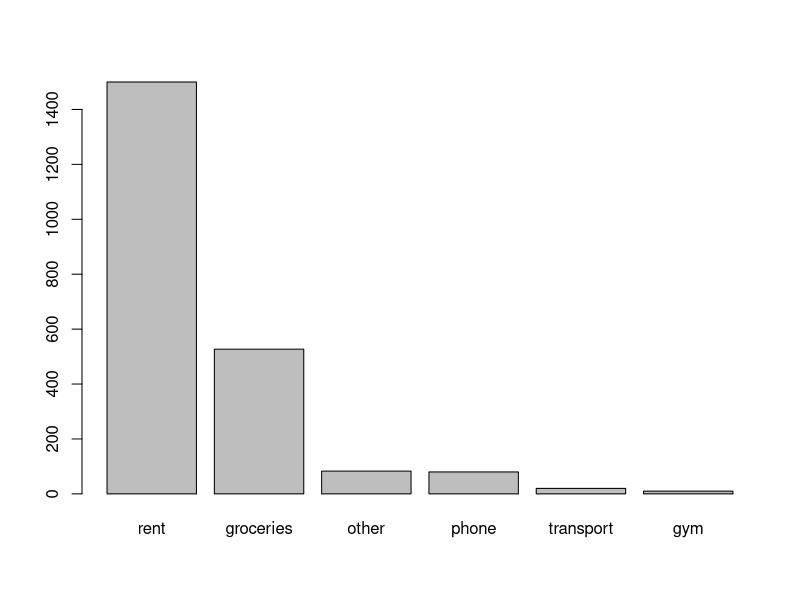

Recreate this plot in R.
## ---- chunk 1
knitr::opts_chunk$set(echo = TRUE)
## ---- chunk 2
phone <- 80
groceries <- 527
transportation <- 20
gym <- 10
rent <- 1500
other <- 83
total <- groceries + gym + other + phone + rent + transportation
total
semester <- total * 5
semester
year <- total * 10
year
expenses <- c(phone, transportation, groceries, gym, rent, other)
expenses <- sort(expenses, decreasing=TRUE)
name <- c('rent', 'groceries', 'other', 'phone', 'transport', 'gym')
barplot(expenses, names.arg = name)
## ---- chunk 3
c = sqrt(3^2 + 4^2)
n = 5
k = 2
p = 0.5
n_choose_k <- factorial(n)/(factorial(k)*factorial(n-k))
binomial <- n_choose_k * p^k * (1-p)^(n-k)
binomial
binomial <- choose(n,k) * p^k * (1-p)^(n-k)
binomial
three_sixes <- choose(10,3)*(1/6)^3 * (1-(1/6))^(10-3)
three_sixes
help.search("binomial")
twohead_5toss <- dbinom(2, 5, 1/2, log = FALSE)
twohead_5toss
threesix_threeroll <- dbinom(3, 3, 1/6, log = FALSE)
threesix_threeroll
twohead_5toss_newp <- dbinom(2, 5, 0.35, log = FALSE)
twohead_5toss_newp
morethanthree <- dbinom(4, 5, 0.35, log = FALSE) + dbinom(5, 5, 0.35, log = FALSE)
morethanthree
## ---- chunk 4
options(repos="https://cran.rstudio.com" )
install.packages("stringr")
install.packages("RColorBrewer")
install.packages("XML")
x <- 2
3*x^2 + 4*x + 8
x <- -3:3
3*x^2 + 4*x + 8
help("+")
help("-")
## ---- chunk 5
# Example1
# output: Error due to Var being capitalized

# Example 2
# output: Error with the symbol 2x

# Example 3
# output: 2

# Example 4
# output: Error because of space between "a number"

# Example 5
# output: 16
# output: Error because of the space again (it is not a string)

